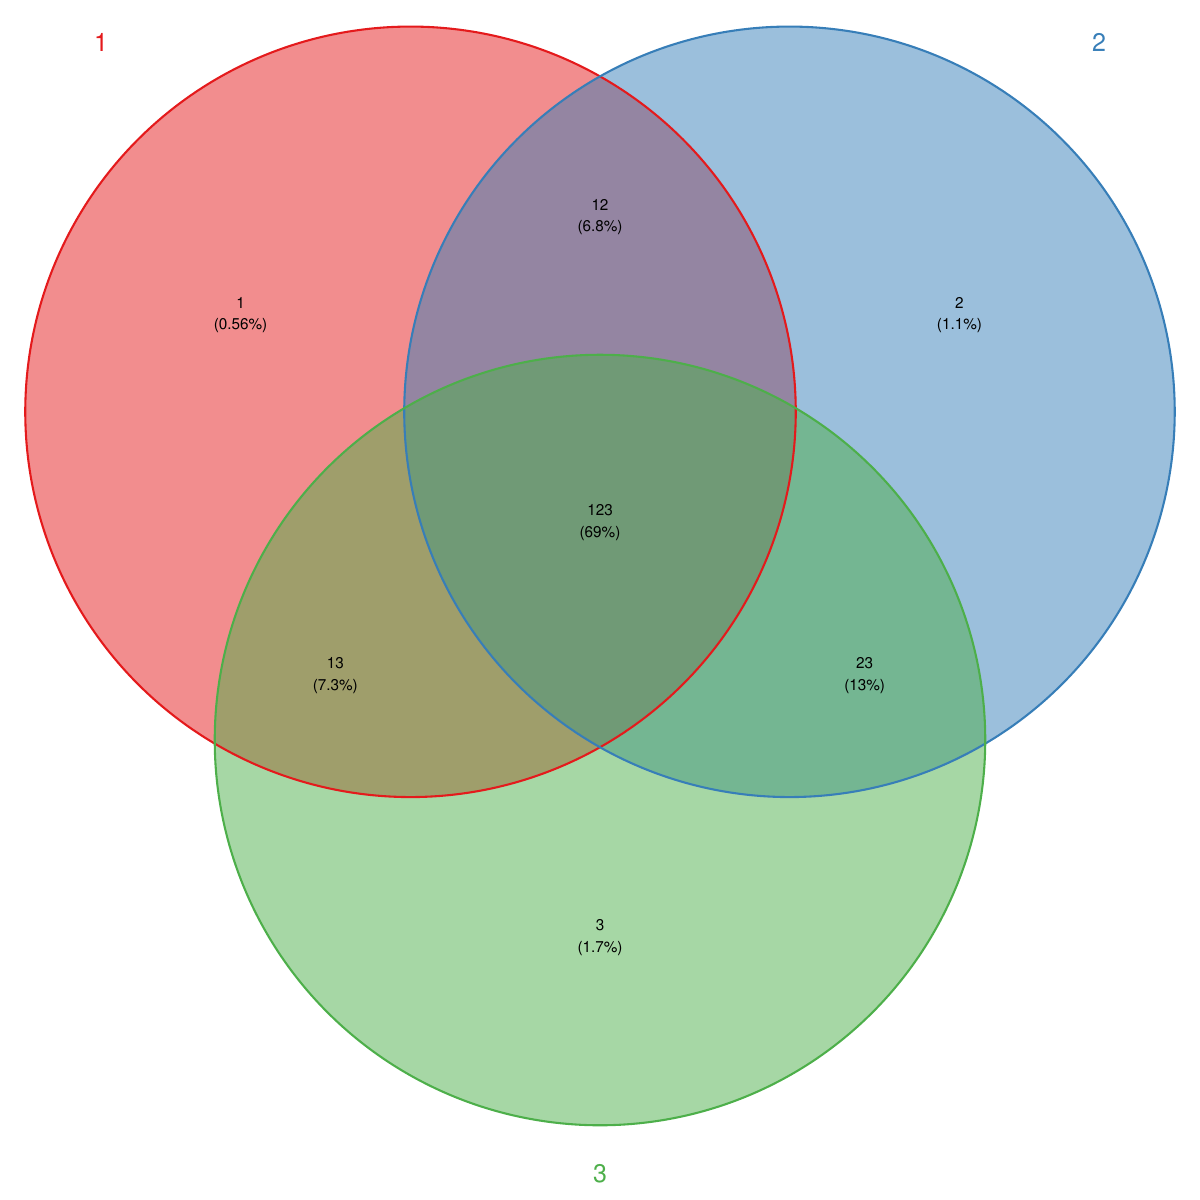

Reproduce this figure in R.
library("RColorBrewer")
library("VennDiagram")
venn.plot <- draw.triple.venn( direct.area = TRUE, area.vector = c( 1, 12, 2, 13, 123, 23, 3 ), 
    category = c( "1", "2", "3" ), 
    lwd = rep(2, 3 ), 
    lty = rep("solid", 3 ), 
    col = c( brewer.pal(3, "Set1" )[1], brewer.pal(3, "Set1" )[2], brewer.pal(3, "Set1" )[3] ), 
    fill = c( brewer.pal(3, "Set1" )[1], brewer.pal(3, "Set1" )[2], brewer.pal(3, "Set1" )[3] ), 
    cat.col = c( brewer.pal(3, "Set1" )[1], brewer.pal(3, "Set1" )[2], brewer.pal(3, "Set1" )[3] ), 
    alpha = rep(0.5, 3 ), 
    label.col = rep("black", 7 ), 
    cex = rep(.9, 7 ), 
    fontface = rep("plain", 7 ), 
    fontfamily = rep("sans", 7 ), 
    cat.pos = c( -40, 40, 180  ), 
    cat.dist = c( 0.05, 0.05, 0.025 ), 
    cat.cex = rep(1.5, 3 ), 
    cat.just = rep(list(c(0.5, 0.5)), 3 ), 
    cat.fontface = rep("plain", 3 ), 
    cat.fontfamily = rep("sans", 3 ), 
    rotation.degree = 0, 
    rotation.centre = c(0.5, 0.5  ), 
    print.mode = c("raw", "percent"  ), 
    sigdigs = 2, 
    ind = FALSE, 
    cex.prop = NULL 
)

pdf("vd.test.3.pdf", width = 12, height = 12)
grid.draw(venn.plot)
dev.off()
